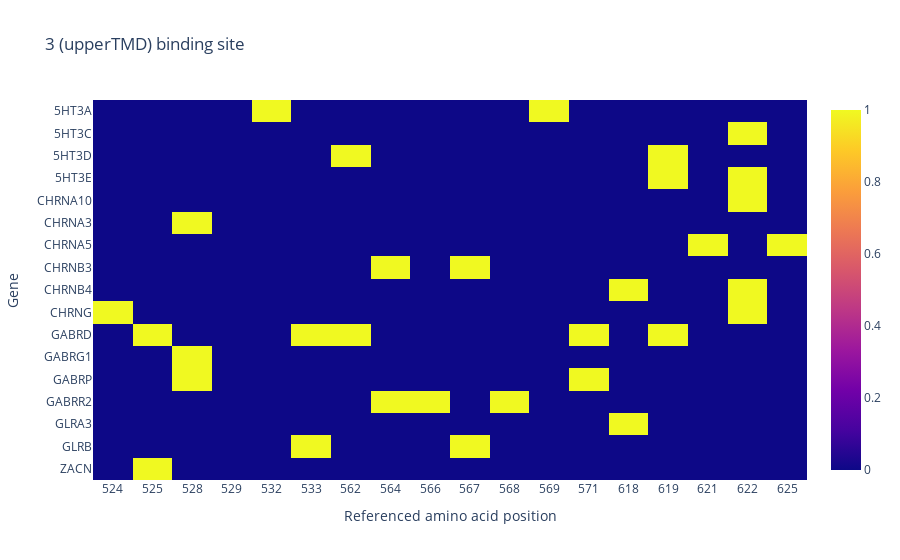

This figure's notebook cell:
### Code cell
fig = go.Figure(data=go.Heatmap(
    z = data,
    x=[str(int(aa)) for aa in aacids],
    y=genes,
    hoverongaps=False
))
fig.update_layout(
    title=f"{bs_interest[0]} binding site",
    xaxis_title = "Referenced amino acid position",
    yaxis_title = "Gene"
)
fig.show()

### Figure 1 — Plotly figure (JSON) as saved in the notebook; plotly's stock layout.template omitted (floating-point values rounded to 4 significant figures; data arrays with more than 128 entries replaced by an {"elided": "..."} marker saying what was removed)
{"data": [{"hoverongaps": false, "type": "heatmap", "x": ["524", "525", "528", "529", "532", "533", "562", "564", "566", "567", "568", "569", "571", "618", "619", "621", "622", "625"], "y": ["ZACN", "GLRB", "GLRB", "GLRA3", "GABRR2", "GABRR2", "GABRR2", "GABRP", "GABRP", "GABRG1", "GABRD", "GABRD", "GABRD", "GABRD", "GABRD", "CHRNG", "CHRNG", "CHRNB4", "CHRNB4", "CHRNB3", "CHRNB3", "CHRNA5", "CHRNA5", "CHRNA3", "CHRNA10", "5HT3E", "5HT3E", "5HT3D", "5HT3D", "5HT3C", "5HT3A", "5HT3A"], "z": {"elided": "32x18 int values"}}], "layout": {"title": {"text": "3 (upperTMD) binding site"}, "xaxis": {"title": {"text": "Referenced amino acid position"}}, "yaxis": {"title": {"text": "Gene"}}}}
